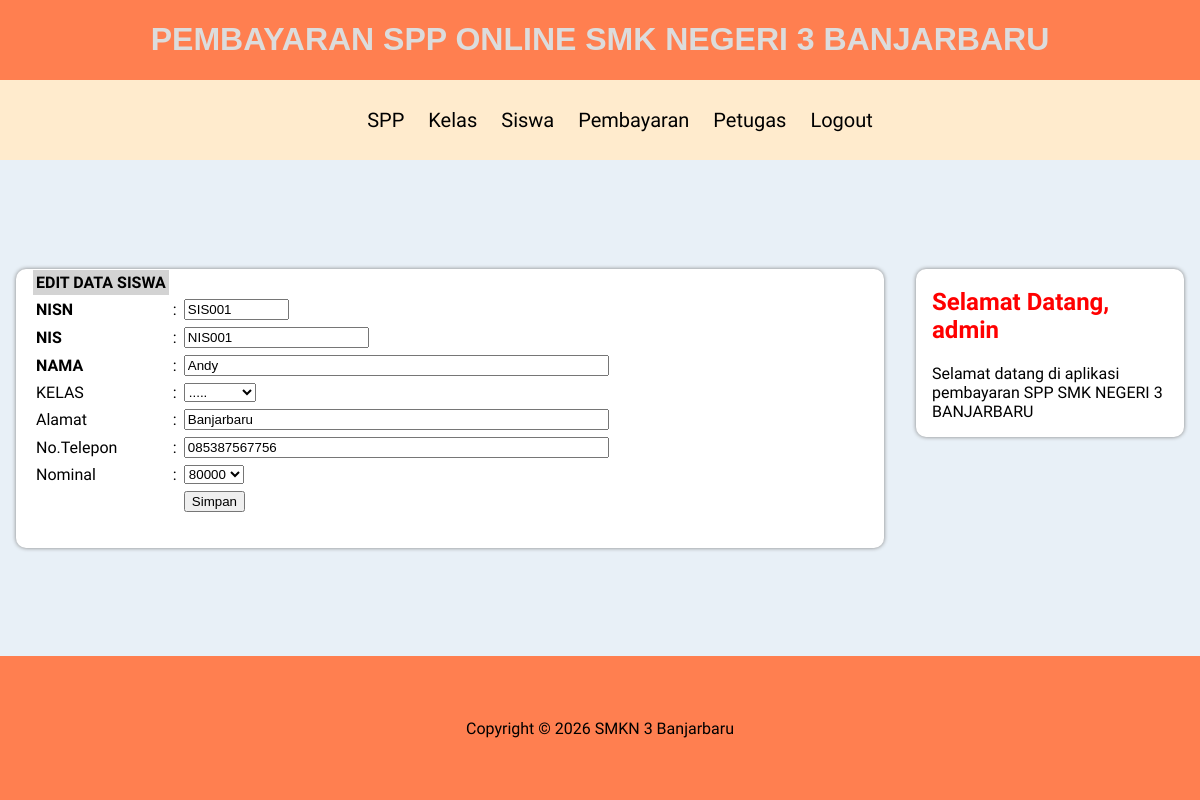
The app's page /admin/halaman_admin.php?open=edit_siswa&nisn=SIS001 (signed in) with its own data.
### tables this page shows
CREATE TABLE `siswa` (
  `nisn` varchar(10) NOT NULL,
  `nis` varchar(8) NOT NULL,
  `nama` varchar(35) NOT NULL,
  `id_kelas` varchar(11) NOT NULL,
  `alamat` text NOT NULL,
  `no_telp` varchar(15) NOT NULL,
  `id_spp` varchar(5) NOT NULL
);

### admin/edit_siswa.php (the view, shortened to what this page needs)
<?php
include_once "../src/koneksi.php";
$nisn = $_GET['nisn'];
$sql = mysqli_query($koneksi, "SELECT * FROM siswa WHERE nisn = '$nisn'");
$data = mysqli_fetch_array($sql);
?>
<form action="<?php $_SERVER['PHP_SELF']; ?>" method="post">
    <table border="0" cellspacing="1" cellpadding="3">
        <tr>
            <td bgcolor="lightgray"><strong>EDIT DATA SISWA</strong></td>
        </tr>
        <tr>
            <td><strong>NISN</strong></td>
            <td>:</td>
            <td><input name="nisn" type="text" size="10" maxlength="10" value="<?php echo $data['nisn']; ?>" readonly="true"></td=>
        </tr>
        <tr>
            <td><strong>NIS</strong></td>
            <td>:</td>
            <td><input name="nis" type="text" value="<?php echo $data['nis']; ?>" size="20" maxlength="10"></td>
        </tr>
        <tr>
            <td><strong>NAMA</strong></td>
            <td>:</td>
            <td><input name="nama" type="text" value="<?php echo $data['nama']; ?>" size="50" maxlength="50"></td>
        </tr>
        <tr>
            <td>KELAS</td>
            <td>:</td>
            <td>
                <select name="id_kelas">
                    <option value="Kosong"> ..... </option>
                    <?php
                    $tampilkanKelas = mysqli_query($koneksi, "SELECT * FROM kelas");
                    while ($bacaData = mysqli_fetch_array($tampilkanKelas)) {
                        if ($bacaData['id_kelas'] == $data['id_kelas']) {
                            $cek = " selected";
                        } else {
                            $cek = "";
                        }
                    }
                    ?>
                </select>
            </td>
        </tr>
        <tr>
            <td>Alamat</td>
            <td>:</td>
            <td><input name="alamat" type="text" value="<?php echo $data['alamat'] ?>" size="50" maxlength="50"></td>
        </tr>
        <tr>
            <td>No.Telepon</td>
            <td>:</td>
            <td><input name="no_telp" type="text" value="<?php echo $data['no_telp'] ?>" size="50" maxlength="50"></td>
        </tr>
        <tr>
            <td>Nominal</td>
            <td>:</td>
            <td>
                <select name="id_spp">
                    <?php
                    $tampilkanSPP = mysqli_query($koneksi, "SELECT * FROM spp");
                    while ($bacaData = mysqli_fetch_array($tampilkanSPP)) {
                        if ($bacaData['id_spp'] == $data['id_spp']) {
                            $cek = " selected";
                        } else {
                            $cek = "";
                        }
                        echo "<option value = '$bacaData[id_spp]' $cek>$bacaData[nominal]</option>";
                    }
                    ?>
                </select>
            </td>
        </tr>
        <tr>
            <td>&nbsp;</td>
            <td>&nbsp;</td>
            <td><input name="btnSimpan" type="submit" id="btnSimpan" value="Simpan"></td>
        </tr>
    </table>
</form>

### src/style.css (style rules this page uses)
body { box-sizing: border-box; font-family: 'arimo', sans-serif; margin: 0; background-color: rgb(232, 240, 247); display: grid; row-gap: 1rem; grid-template-columns: 3fr 1fr; grid-template-areas: "header header" "main sidebar" "footer footer"; }

### records on screen
siswa: nisn "SIS001", nis "NIS001", nama "Andy", alamat "Banjarbaru", no_telp "085387567756"

### other values on screen
$_SESSION['username'] "admin"
form field id_spp "80000"
